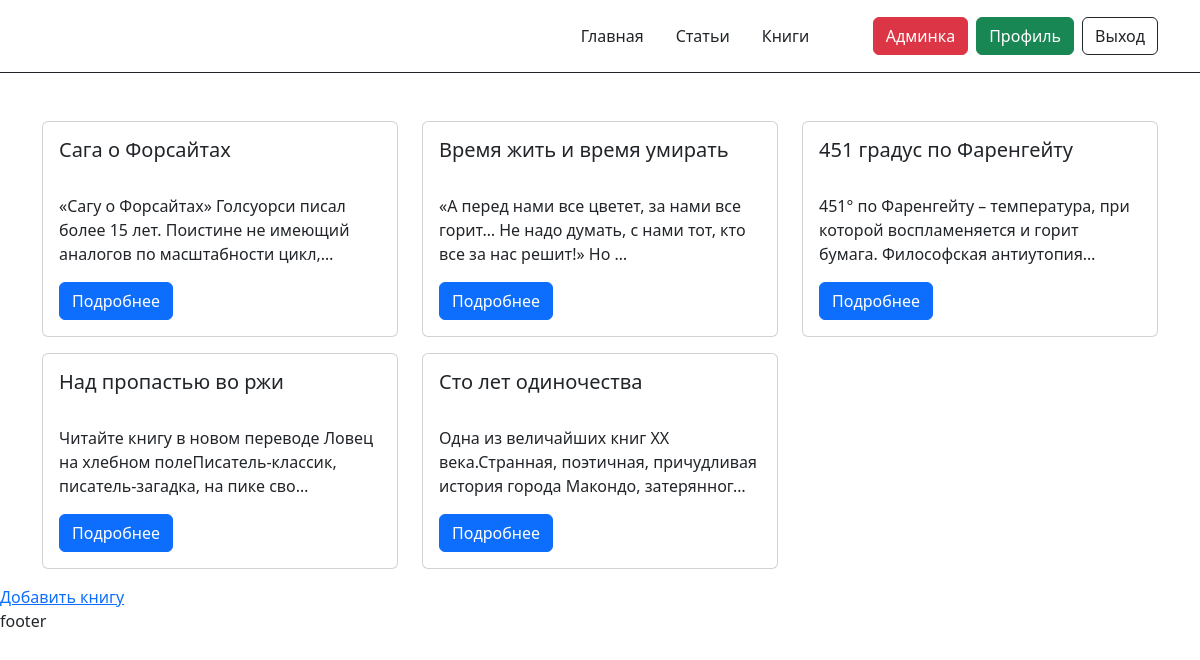
Page /books/ (signed in) on the committed database.
### classviewshome/models.py (models this page shows, shortened)
class Book(models.Model):
    title = models.CharField(max_length=100, verbose_name="Заголовок")
    description = models.CharField(max_length=340, verbose_name="Описание")
    article = models.ManyToManyField(Article, verbose_name="Статьи")

### classviewshome/views.py (the view)
# urls.py: path('books/', BookListView.as_view(), name='book_list'),
class BookListView(ListView):
    model = Book

### classviewshome/templates/classviewshome/book_list.html (shortened to what this page needs)
{% extends 'base.html' %}
{% block content %}
    <div class="container">
    <div class="row">
        {% for book in book_list %}
          <div class="col-12 md-6 col-xl-4 col-xxl-3 mb-2 mb-md-3">
            <div class="card">
              <div class="card-body">
                <h5 class="card-title">{{ book.title }}</h5>
                <p class="card-text">{{ book.description|truncatechars:100 }}</p>
                <a href="{% url 'book_detail' book.pk %}" class="btn btn-primary">Подробнее</a>
              </div>
            </div>
          </div>
        {% endfor %}
        </div>
    </div>
<div><a href="{% url 'create_book' %}">Добавить книгу</a></div>
{% endblock content %}

### rows in the picture
Book: title "Сага о Форсайтах", description "«Сагу о Форсайтах» Голсуорси писал более 15 лет. Поистине не имеющий аналогов по масштабности цикл,…"
Book: title "Время жить и время умирать", description "«А перед нами все цветет, за нами все горит… Не надо думать, с нами тот, кто все за нас решит!» Но …"
Book: title "451 градус по Фаренгейту", description "451° по Фаренгейту – температура, при которой воспламеняется и горит бумага. Философская антиутопия…"
Book: title "Над пропастью во ржи", description "Читайте книгу в новом переводе Ловец на хлебном полеПисатель-классик, писатель-загадка, на пике сво…"
Book: title "Сто лет одиночества", description "Одна из величайших книг XX века.Странная, поэтичная, причудливая история города Макондо, затерянног…"
